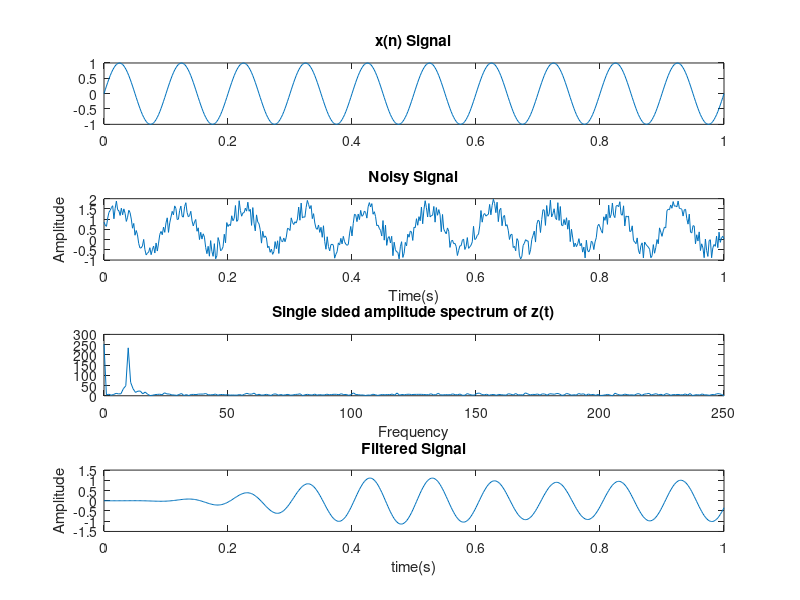

The MATLAB source for this figure:
clc;
clear;
close all;
fs = 500;
f = 10;
n = 0 : 1/fs : 1;
%original signal
x = sin(2 * pi * f * n);
subplot(4,1,1)
plot(n, x);
title('x(n) Signal')
%noise
y = rand(1, length(x));
%noisy signal
z = x + y;
subplot(4, 1, 2)
plot(n, z);
title('Noisy Signal');
xlabel('Time(s)');
ylabel('Amplitude');

%Spectral analysis of signal
l=length(z);
nfft=2^nextpow2(l);
z_fft=abs(fft(z,nfft));
freq=fs/2*linspace(0,1,nfft/2+1);
subplot(4,1,3)
plot(freq,z_fft(1:length(freq)));
title('Single sided amplitude spectrum of z(t)');
xlabel('Frequency')

%Design filter, Butterworth 8 - 12 Hz
o = 5; %Order;
wn = [8 12]*2/fs; %cutoff frequecy
[b, a] = butter(o, wn, 'bandpass');
filt = filter(b, a, z);
subplot(4, 1, 4)
plot(n, filt);
title('Filtered Signal')
xlabel('time(s)');
ylabel('Amplitude');
